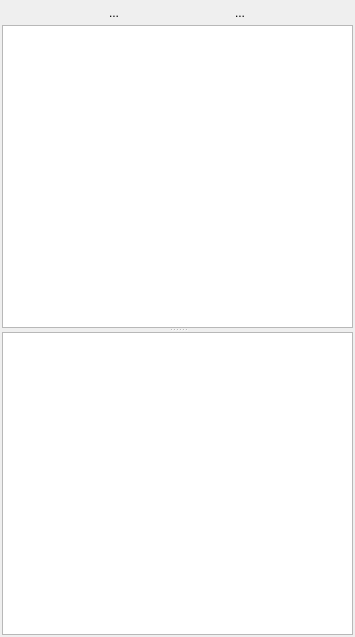
<?xml version="1.0" encoding="UTF-8"?>
<ui version="4.0">
 <class>ModelTreeWidget</class>
 <widget class="QWidget" name="ModelTreeWidget">
  <property name="geometry">
   <rect>
    <x>0</x>
    <y>0</y>
    <width>355</width>
    <height>637</height>
   </rect>
  </property>
  <property name="windowTitle">
   <string>ModelTreeWidget</string>
  </property>
  <layout class="QVBoxLayout" name="verticalLayout">
   <property name="spacing">
    <number>2</number>
   </property>
   <property name="margin">
    <number>2</number>
   </property>
   <item>
    <layout class="QHBoxLayout" name="titleLayout">
     <property name="spacing">
      <number>2</number>
     </property>
     <item>
      <widget class="QToolButton" name="btnSort">
       <property name="text">
        <string>...</string>
       </property>
       <property name="icon">
        <iconset resource="../preui/preui.qrc">
         <normaloff>:/resources/items/sort.png</normaloff>:/resources/items/sort.png</iconset>
       </property>
       <property name="autoRaise">
        <bool>true</bool>
       </property>
      </widget>
     </item>
     <item>
      <widget class="QToolButton" name="btnHeaders">
       <property name="text">
        <string>...</string>
       </property>
       <property name="icon">
        <iconset resource="../preui/preui.qrc">
         <normaloff>:/resources/items/solver.png</normaloff>:/resources/items/solver.png</iconset>
       </property>
       <property name="autoRaise">
        <bool>true</bool>
       </property>
      </widget>
     </item>
    </layout>
   </item>
   <item>
    <widget class="QSplitter" name="splitter">
     <property name="orientation">
      <enum>Qt::Vertical</enum>
     </property>
     <widget class="ComTreeView" name="treeView"/>
     <widget class="ModelSearchTableView" name="tableView"/>
    </widget>
   </item>
  </layout>
 </widget>
 <layoutdefault spacing="6" margin="11"/>
 <customwidgets>
  <customwidget>
   <class>ComTreeView</class>
   <extends>QTreeView</extends>
   <header location="global">comtreeview.h</header>
  </customwidget>
  <customwidget>
   <class>ModelSearchTableView</class>
   <extends>QTableView</extends>
   <header>modelsearchtableview.h</header>
  </customwidget>
 </customwidgets>
 <resources>
  <include location="../preui/preui.qrc"/>
 </resources>
 <connections/>
</ui>
